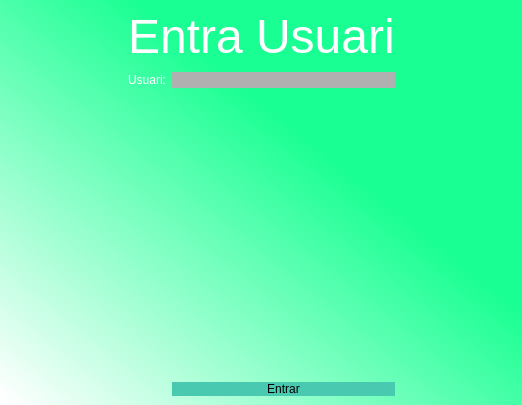
<?xml version="1.0" encoding="UTF-8"?>
<ui version="4.0">
 <class>Login</class>
 <widget class="QMainWindow" name="Login">
  <property name="geometry">
   <rect>
    <x>0</x>
    <y>0</y>
    <width>522</width>
    <height>405</height>
   </rect>
  </property>
  <property name="windowTitle">
   <string>Login</string>
  </property>
  <property name="styleSheet">
   <string notr="true">QWidget#centralwidget{
background-color: qlineargradient(spread:pad, x1:0.637, y1:0.392364, x2:0.01, y2:0.994, stop:0 rgba(26, 255, 147, 255), stop:1 rgba(255, 255, 255, 255));
}</string>
  </property>
  <widget class="QWidget" name="centralwidget">
   <layout class="QGridLayout" name="gridLayout">
    <item row="5" column="2">
     <spacer name="verticalSpacer">
      <property name="orientation">
       <enum>Qt::Vertical</enum>
      </property>
      <property name="sizeHint" stdset="0">
       <size>
        <width>20</width>
        <height>40</height>
       </size>
      </property>
     </spacer>
    </item>
    <item row="2" column="2">
     <widget class="QLineEdit" name="Usuari_name">
      <property name="styleSheet">
       <string notr="true">border-radius:10px;
font: 14pt &quot;MS Shell Dlg 2&quot;;
background-color: rgb(176, 176, 176);</string>
      </property>
     </widget>
    </item>
    <item row="2" column="1">
     <widget class="QLabel" name="label_3">
      <property name="styleSheet">
       <string notr="true">font: 16pt &quot;MS Shell Dlg 2&quot;;
color: white;</string>
      </property>
      <property name="text">
       <string>&lt;html&gt;&lt;head/&gt;&lt;body&gt;&lt;p align=&quot;right&quot;&gt;Usuari:&lt;/p&gt;&lt;/body&gt;&lt;/html&gt;</string>
      </property>
     </widget>
    </item>
    <item row="1" column="1" colspan="2">
     <widget class="QLabel" name="label_2">
      <property name="font">
       <font>
        <family>MS Shell Dlg 2</family>
        <pointsize>36</pointsize>
        <weight>50</weight>
        <italic>false</italic>
        <bold>false</bold>
       </font>
      </property>
      <property name="styleSheet">
       <string notr="true">font: 36pt &quot;MS Shell Dlg 2&quot;;
color: white;</string>
      </property>
      <property name="text">
       <string>Entra Usuari</string>
      </property>
     </widget>
    </item>
    <item row="6" column="2">
     <widget class="QPushButton" name="pushButton">
      <property name="cursor">
       <cursorShape>PointingHandCursor</cursorShape>
      </property>
      <property name="styleSheet">
       <string notr="true">border-radius:10px;
font: 14pt &quot;MS Shell Dlg 2&quot;;
background-color: rgb(72, 201, 176);</string>
      </property>
      <property name="text">
       <string>Entrar</string>
      </property>
     </widget>
    </item>
    <item row="2" column="3">
     <spacer name="horizontalSpacer_2">
      <property name="orientation">
       <enum>Qt::Horizontal</enum>
      </property>
      <property name="sizeHint" stdset="0">
       <size>
        <width>40</width>
        <height>20</height>
       </size>
      </property>
     </spacer>
    </item>
    <item row="2" column="0">
     <spacer name="horizontalSpacer">
      <property name="orientation">
       <enum>Qt::Horizontal</enum>
      </property>
      <property name="sizeHint" stdset="0">
       <size>
        <width>40</width>
        <height>20</height>
       </size>
      </property>
     </spacer>
    </item>
    <item row="4" column="2">
     <widget class="QLabel" name="errorusuari">
      <property name="font">
       <font>
        <pointsize>11</pointsize>
        <weight>50</weight>
        <italic>false</italic>
        <bold>false</bold>
       </font>
      </property>
      <property name="text">
       <string>&lt;html&gt;&lt;head/&gt;&lt;body&gt;&lt;p&gt;&lt;br/&gt;&lt;/p&gt;&lt;/body&gt;&lt;/html&gt;</string>
      </property>
     </widget>
    </item>
   </layout>
  </widget>
 </widget>
 <resources/>
 <connections/>
</ui>
